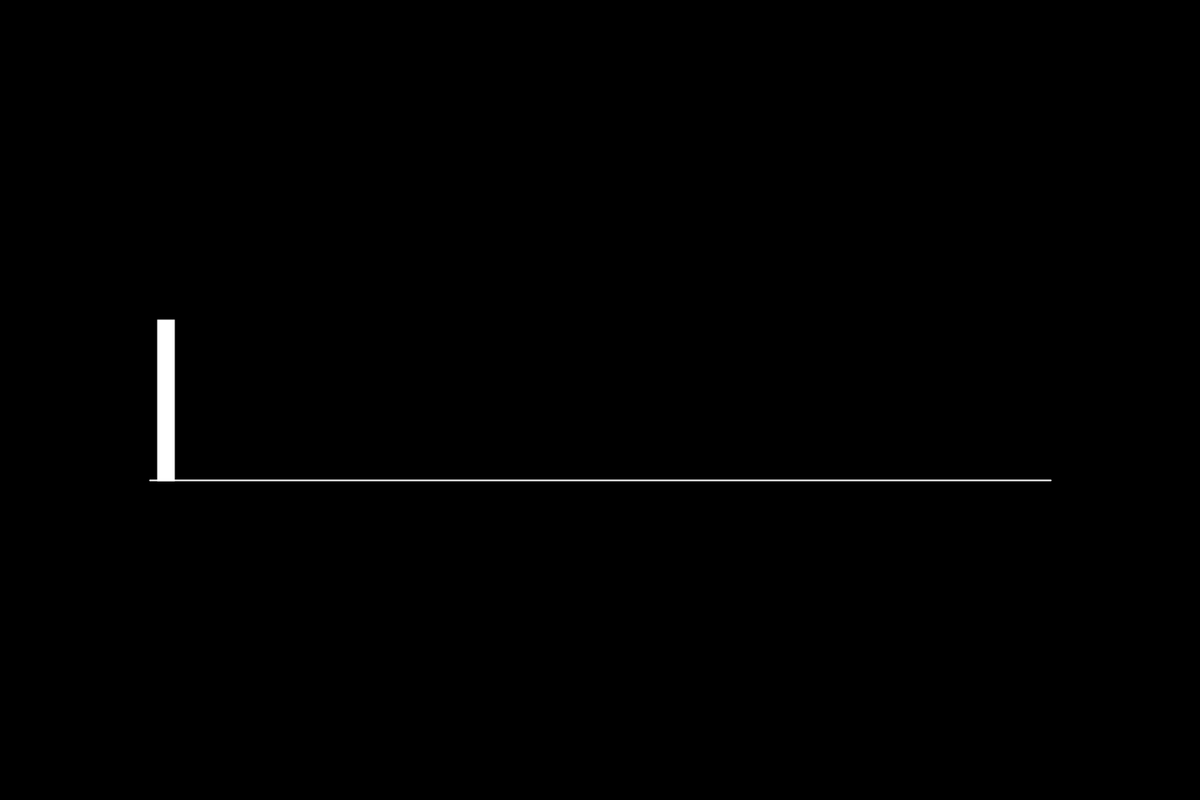
Frame 1 (no input)
Frame 60 (the mouse pressed at the canvas centre just before this capture): identical to frame 1, image omitted
Frame 120 (the mouse held since frame 60 and released just before this capture): identical to frame 1, image omitted

The Processing sketch that drew this single still picture (run headless with seeded random() and noise(); from frame 60 on, the mouse is pressed at the canvas centre):

// Processing sketch: NoInternetGame
// ── NoInternetGame.pde
int xoffset, yoffset;
PVector loc, vel, acc;


void setup() {
  size(1500, 1000);
  xoffset = width/8;
  yoffset = height/10;
  loc = new PVector(xoffset + 20, height/2);
  vel = new PVector(0, 0);
  acc = new PVector(0, 0);
  rectMode(CENTER);
}

void draw() {
  background(0);
  stroke(255);
  strokeWeight(2);
  line(xoffset, height/2+yoffset, width - xoffset, height/2 + yoffset);
  fill(255);

  update();
  rect(loc.x, loc.y, 20, yoffset*2);
}

void keyPressed() {
  if ((key == 32)&&(loc.y == height/2)) { //if it's on the ground
    vel = new PVector(0, -10);
  }
}

void applyGravity() {
  if (loc.y > height/2) {
    acc = new PVector(0, 0.1);
 }
}

void update() {
  //applyGravity();
  vel.add(acc);
  loc.add(vel);
  acc.mult(0);
  if (loc.y < height/2) {
    loc.y = height/2;
  }
}
